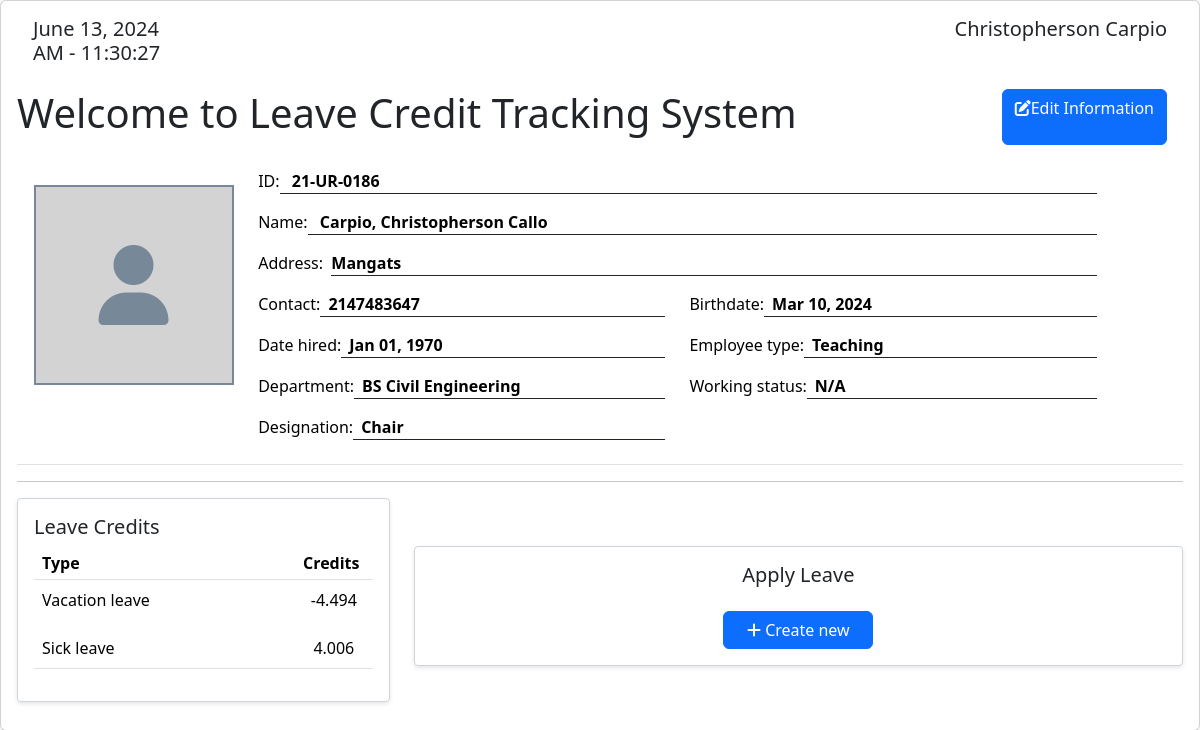
/user/credits.php (signed in), run on the app's committed database.
### tables this page shows
CREATE TABLE `employee` (
  `employee_id` varchar(20) NOT NULL,
  `username` varchar(50) NOT NULL,
  `password` varchar(50) NOT NULL,
  `acc_status` varchar(50) NOT NULL,
  `fname` varchar(25) NOT NULL,
  `mname` varchar(255) NOT NULL,
  `lname` varchar(20) NOT NULL,
  `sick_credits` float DEFAULT NULL,
  `vacation_credits` float DEFAULT NULL,
  `service_credits` float NOT NULL,
  `birthdate` date NOT NULL,
  `contact` bigint(11) NOT NULL,
  `date_hired` date DEFAULT NULL,
  `address` varchar(100) NOT NULL,
  `department` int(11) NOT NULL,
  `employee_type` int(11) DEFAULT NULL,
  `working_status` int(11) DEFAULT NULL,
  `academic_rank` int(11) DEFAULT NULL,
  `designation` int(11) DEFAULT NULL
);

CREATE TABLE `employee_type` (
  `type_id` int(11) NOT NULL,
  `type_name` varchar(50) NOT NULL
);

CREATE TABLE `department` (
  `dept_id` int(11) NOT NULL,
  `dept_name` varchar(50) NOT NULL
);

CREATE TABLE `designation` (
  `designation_id` int(11) NOT NULL,
  `designation_name` varchar(50) NOT NULL
);

CREATE TABLE `leave_type` (
  `type_id` int(11) NOT NULL,
  `leave_name` varchar(50) NOT NULL
);

### config.php (called while the page is built, shortened)
<?php
    $con = new mysqli('localhost', 'root', '', 'leave_system');
    $leaveTypeSql = $con -> query("SELECT * FROM leave_type");
?>

### user/credits.php (the view, shortened to what this page needs)
<?php
    require('../config.php');
?>
<!DOCTYPE html>
<html lang="en">
<head>
    <link rel="stylesheet" href="../css/contents.css?ver=0003">
    <link href="https://cdn.jsdelivr.net/npm/bootstrap@5.3.3/dist/css/bootstrap.min.css" rel="stylesheet">
</head>
<body>
    <?php
        if(isset($_SESSION['employee_id'])){
            $employeeId = $_SESSION['employee_id'];
            }
            $infoSql = $con -> query("SELECT *
            FROM employee
            LEFT JOIN leave_type ON employee.employee_type = leave_type.type_id
            LEFT JOIN employee_type ON employee.employee_type = employee_type.type_id
            LEFT JOIN academic_rank ON employee.academic_rank = academic_rank.rank_id
            LEFT JOIN designation ON employee.designation = designation.designation_id
            LEFT JOIN department ON employee.department = department.dept_id
            LEFT JOIN working_status ON employee.working_status = working_status.status_id
            WHERE employee.employee_id = '$employeeId'
            ");
            while($employee = $infoSql -> fetch_assoc()){
    ?>
        <div class="card">
            <div class="card-body">
            <div class="infos d-flex justify-content-between mb-1 mx-3">
            <h5 id="clock"></h5>
            <h5><?=$employee['fname'] . " " . $employee['lname']?></h5>
        </div>
        <div class="w-100 d-flex justify-content-between mb-3 my-3">
            <h1>Welcome to Leave Credit Tracking System</h1>
            <a href="#" class="btn btn-flat btn-primary me-3" onclick="loadContent('edit_info.php')"><span class="fas fa-edit"></span>Edit Information</a>
        </div>
        <div id="print_out">
            <table class="table info-table">
                    <tr>
                    <td width='20%'>
                        <div class="w-100 d-flex align-items-center justify-content-center mt-3">
                            <div class="profile-frame">
                                <i class="fas fa-user fa-5x user-icon"></i>
                            </div>
                        </div>
                    </td>
                        <td width="80%">
                            <div class="row">
                                <div class="col-11">
                                    <div class="d-flex w-max-100">
                                        <label class="float-left w-auto whitespace-nowrap">ID:</label>
                                        <p class="col-md border-bottom px-2 border-dark w-100"><b>&nbsp<?=$employee['employee_id'] ?></b></p>
                                    </div>
                                    <div class="d-flex w-max-100">
                                        <label class="float-left w-auto whitespace-nowrap">Name:</label>
                                        <p class="col-md border-bottom px-2 border-dark w-100"><b>&nbsp<?=$employee['lname']?>, <?=$employee['fname']?> <?=$employee['mname'] ?></b></p>
                                    </div>
                                    <div class="d-flex w-max-100">
                                        <label class="float-left w-auto whitespace-nowrap">Address: &nbsp </label>
                                        <p class="col-md border-bottom border-dark w-100"><b><?= $employee['address'] ?></b></p>
                                    </div>
                                    <div class="row justify-content-between w-max-100 mr-0">
                                        <div class="col-6 d-flex w-max-100">
                                            <label class="float-left w-auto whitespace-nowrap">Contact: </label>
                                            <p class="col-md border-bottom px-2 border-dark w-100"><b><?= $employee['contact'] ?></b></p>
                                        </div>
                                        <div class="col-6 d-flex w-max-100">
                                            <label class="float-left w-auto whitespace-nowrap">Birthdate: </label>
                                            <p class="col-md border-bottom px-2 border-dark w-100"><b><?= date("M d, Y", strtotime($employee['birthdate'])) ?></b></p>
                                        </div>
                                    </div>
                                    <div class="row justify-content-between w-max-100 mr-0">
                                        <div class="col-6 d-flex w-max-100">
                                            <label class="float-left w-auto whitespace-nowrap">Date hired: </label>
                                            <p class="col-md border-bottom px-2 border-dark w-100"><b><?= date("M d, Y", strtotime($employee['date_hired'])) ?></b></p>
                                        </div>
                                        <div class="col-6 d-flex w-max-100">
                                            <label class="float-left w-auto whitespace-nowrap">Employee type: </label>
                                            <p class="col-md border-bottom px-2 border-dark w-100"><b><?= empty($employee['dept_name'])? 'N/A' : $employee['type_name'] ?></b></p>
                                        </div>
                                        <div class="col-6 d-flex w-max-100">
                                            <label class="float-left w-auto whitespace-nowrap">Department: </label>
                                            <p class="col-md border-bottom px-2 border-dark w-100"><b><?= empty($employee['dept_name'])? 'N/A' : $employee['dept_name'] ?></b></p>
                                        </div>
                                        <div class="col-6 d-flex w-max-100">
                                            <label class="float-left w-auto whitespace-nowrap">Working status: </label>
                                            <p class="col-md border-bottom px-2 border-dark w-100"><b><?= empty($employee['status_name'])? 'N/A' : $employee['status_name'] ?></b></p>
                                        </div>
                                        <div class="col-6 d-flex w-max-100">
                                            <label class="float-left w-auto whitespace-nowrap">Designation: </label>
                                            <p class="col-md border-bottom px-2 border-dark w-100"><b><?=empty($employee['designation_name']) ? 'N/A' : $employee['designation_name'] ?></b></p>
                                        </div>
                                    </div>
                                </div>
                            </div>
                        </td>
                    </tr>
                </table>
                <?php } ?>
            <hr class="border-dark">
            <div class="row">
                <div class="col-md-4 col-sm-12">
                    <div id="bottom-box" class="callout px-3 py-3">
                        <h5 class="mb-2">Leave Credits</h5>
                        <table class="table table-hover ">
                            <colgroup>
                                <col width="70%">
                                <col width="15%">
                            </colgroup>
                            <thead>
                                <tr>
                                    <th class="py-1 px-2">Type</th>
                                    <th class="py-1 px-2">Credits</th>
                                </tr>
                            </thead>
                            <tbody>
                            <tr>
                                <td>
                                <?php
                                    $firstIteration = true;
                                    while($leaveType = $leaveTypeSql->fetch_assoc()) {
                                        if (!$firstIteration) {
                                            echo "<br> <br>";
                                        } else {
                                            $firstIteration = false;
                                        }
                                        echo $leaveType['leave_name'];
                                    }
                                ?>
                                </td>
                                <td style="text-align: center;">
                                    <?php
                                        if(isset($_SESSION['employee_id'])){
                                            $employeeId = $_SESSION['employee_id'];
                                        }
                                        $sql = $con -> query("SELECT * FROM employee WHERE employee.employee_id = '$employeeId'");
                                        while($credits = $sql -> fetch_assoc()){
                                    ?>
                                    <?php echo $credits['vacation_credits'] . "<br> <br>"?>
                                    <?php echo $credits['sick_credits'] ?>
                                    <?php } ?>
                                </td>
                            </tr>
                            </tbody>
                        </table>
                    </div>
                </div>
                <div class="col-md-8 col-sm-12 py-5">
                <div id="bottom-box" class="callout px-3 py-3 d-flex flex-column align-items-center justify-content-center ">
                    <h5>Apply Leave</h5>
                    <button id='view-records' onclick="loadContent('new_request.php')" class="btn btn-primary mt-3"><span class="fas fa-plus"></span> Create new</button>
                </div>
                </div>
            </div>
        </div>
    </div>
</div>
</body>
</html>

### css/contents.css (style rules this page uses)
.card { position: relative; display: flex; flex-direction: column; min-width: 0; word-wrap: break-word; background-color: #fff; background-clip: border-box; border: 1px solid rgba(0, 0, 0, 0.125); border-radius: 0.25rem; }
.card-body { flex: 1 1 auto; padding: 1rem 1rem; }
.card { border-radius: 15px; box-shadow: 0 0 10px rgba(0, 0, 0, 0.1); }
.card-body { padding: 20px; }
.table { margin-bottom: 0; }
.user-icon { color: lightslategray; }
.profile-frame { width: 200px; height: 200px; background-color: lightgray; border: 2px solid lightslategray; display: flex; justify-content: center; align-items: center; }
#view-records { width: 150px; }
#bottom-box { box-shadow: 0 2px 4px rgba(0, 0, 0, 0.1); border: 2px solid black; border-radius: 1.25rem; }
#bottom-box { border: 1px solid #ced4da; border-radius: 0.25rem; }

### user/credits.php (style rules this page uses)
h5 { font-weight: normal; }

### data on the page
employee: fname "Christopherson", lname "Carpio", employee_id "21-UR-0186", mname "Callo", address "Mangats", contact "2147483647", birthdate "Mar 10, 2024", date_hired "Jan 01, 1970", employee_type.type_name "Teaching", department.dept_name "BS Civil Engineering", designation.designation_name "Chair", vacation_credits "-4.494", sick_credits "4.006"
leave_type: leave_name "Vacation leave"
leave_type: leave_name "Sick leave"
